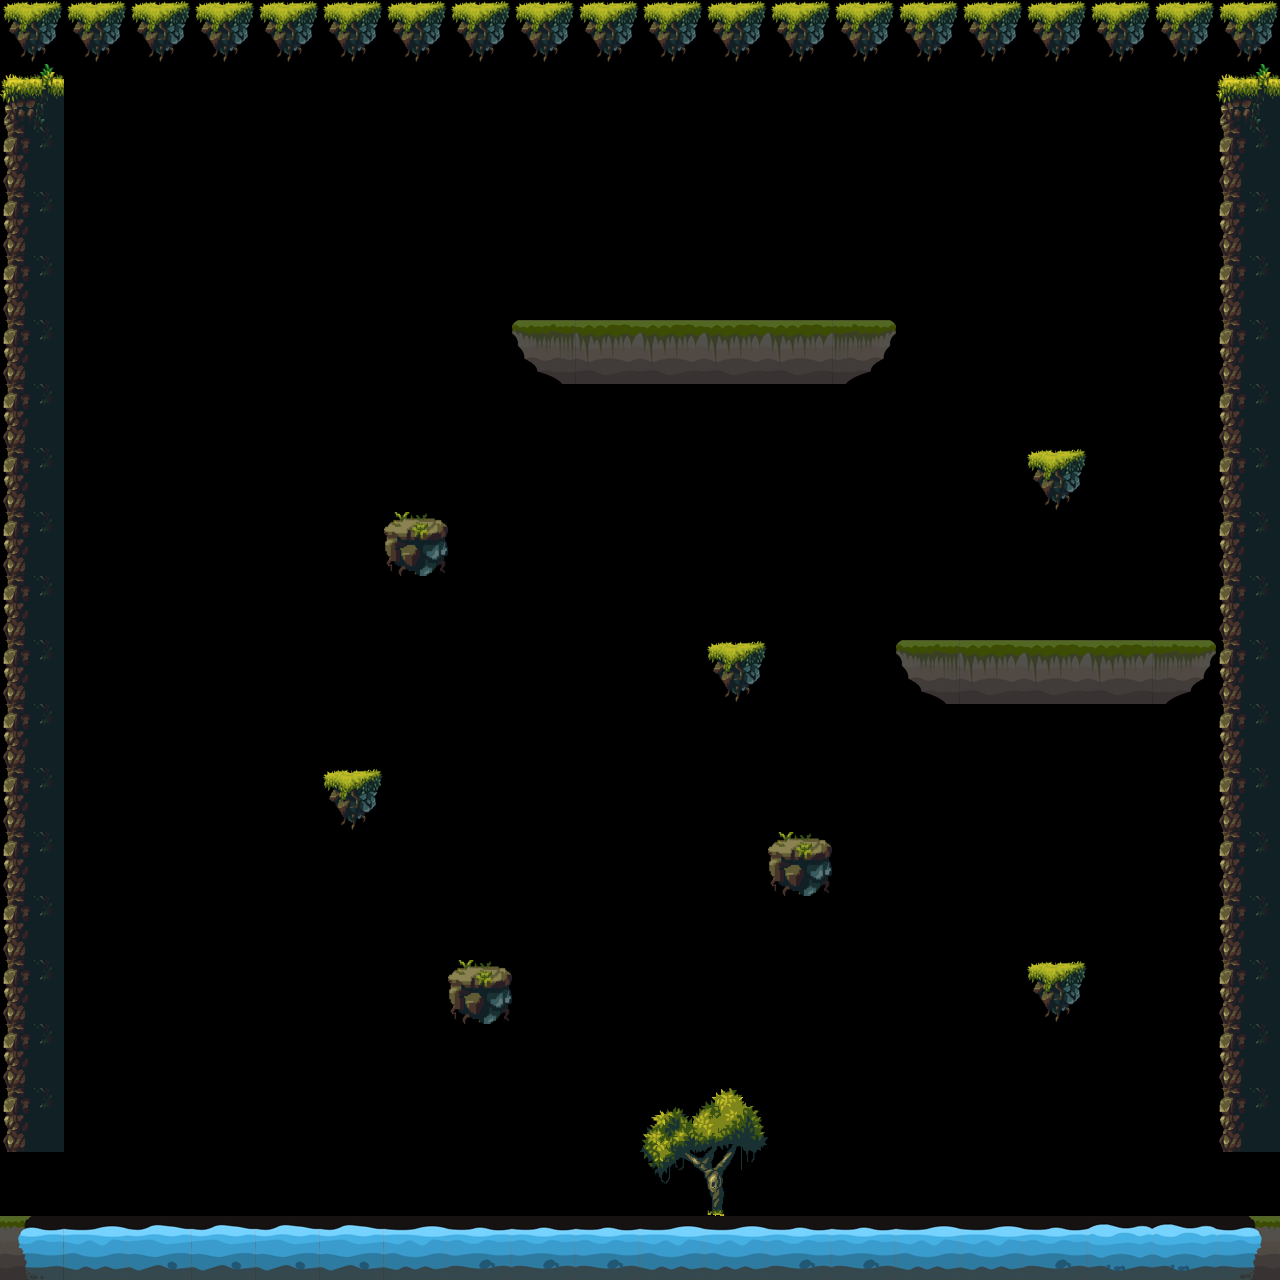

Rendered tile map (Tiled .tmx) drawn with the repository's tilesets; below, a short description and the full map source, tile grids included:
An orthogonal 20x20 tile map with 64x64 px tiles, 1 tile layer (Tile Layer 1).

<map version="1.0" orientation="orthogonal" renderorder="right-down" width="20" height="20" tilewidth="64" tileheight="64" nextobjectid="1">
 <tileset firstgid="1" name="skin1-tileset" tilewidth="64" tileheight="64" tilecount="64" columns="6">
  <image source="../../tilesets/skin1-tileset.png" width="384" height="192" />
 </tileset>
 <layer name="Tile Layer 1" width="20" height="20">
  <data encoding="csv">
1,1,1,1,1,1,1,1,1,1,1,1,1,1,1,1,1,1,1,1,
7,0,0,0,0,0,0,0,0,0,0,0,0,0,0,0,0,0,0,7,
13,0,0,0,0,0,0,0,0,0,0,0,0,0,0,0,0,0,0,13,
13,0,0,0,0,0,0,0,0,0,0,0,0,0,0,0,0,0,0,13,
13,0,0,0,0,0,0,0,0,0,0,0,0,0,0,0,0,0,0,13,
13,0,0,0,0,0,0,0,5,4,4,4,4,6,0,0,0,0,0,13,
13,0,0,0,0,0,0,0,0,0,0,0,0,0,0,0,0,0,0,13,
13,0,0,0,0,0,0,0,0,0,0,0,0,0,0,0,1,0,0,13,
13,0,0,0,0,0,2,0,0,0,0,0,0,0,0,0,0,0,0,13,
13,0,0,0,0,0,0,0,0,0,0,0,0,0,0,0,0,0,0,13,
13,0,0,0,0,0,0,0,0,0,0,1,0,0,5,4,4,4,6,13,
13,0,0,0,0,0,0,0,0,0,0,0,0,0,0,0,0,0,0,13,
13,0,0,0,0,1,0,0,0,0,0,0,0,0,0,0,0,0,0,13,
13,0,0,0,0,0,0,0,0,0,0,0,2,0,0,0,0,0,0,13,
13,0,0,0,0,0,0,0,0,0,0,0,0,0,0,0,0,0,0,13,
13,0,0,0,0,0,0,2,0,0,0,0,0,0,0,0,1,0,0,13,
13,0,0,0,0,0,0,0,0,0,0,0,0,0,0,0,0,0,0,13,
13,0,0,0,0,0,0,0,0,0,8,9,0,0,0,0,0,0,0,13,
0,0,0,0,0,0,0,0,0,0,14,15,0,0,0,0,0,0,0,0,
10,17,12,12,12,12,17,18,18,18,17,17,18,18,17,17,18,11,11,16
</data>
 </layer>
</map>